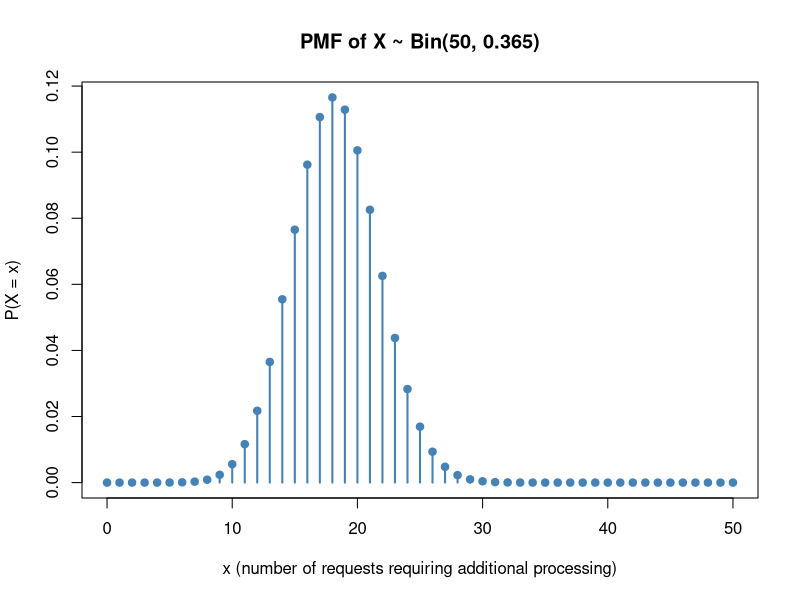
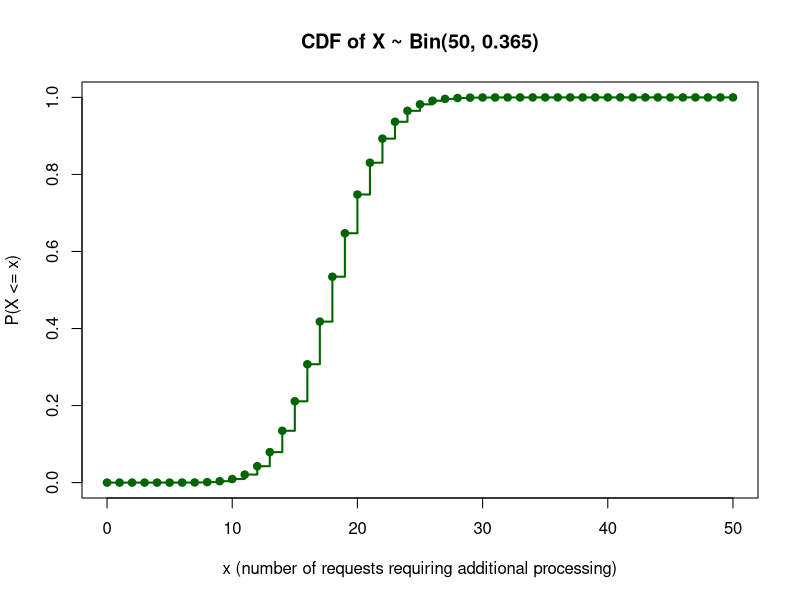
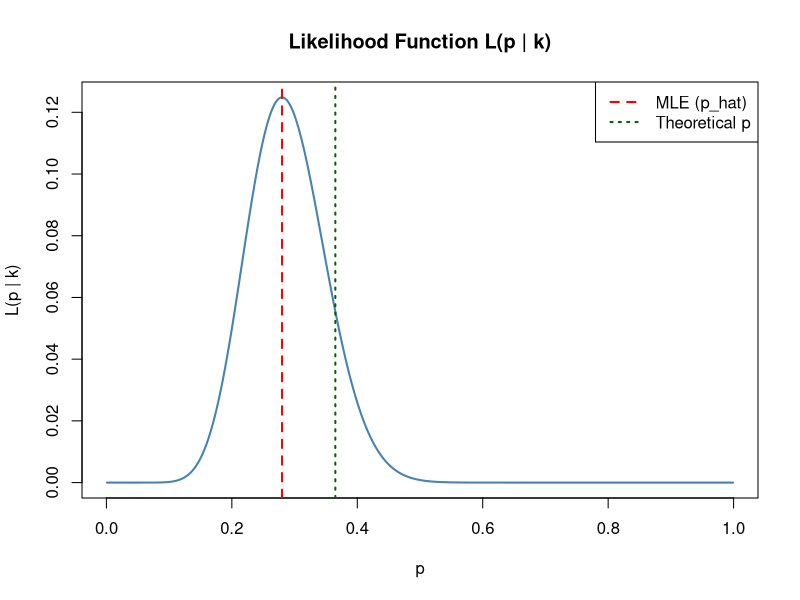

Source code (R) for these figures, in order:
# =========================
# First Question
# =========================

# 0. Defining the group's probability
# students numbers
alexandre_sn <- 578345
bruno_sn <- 578342
danny_sn <- 579763
saulo_sn <- 579493

# highest student number
M <- max(c(alexandre_sn, bruno_sn, danny_sn, saulo_sn)) # 579763

# defining group's p and n
p <- 0.05 + (M %% 100)/200     # 0.365
n <- 50

# 1. Defining PMF
# support of X
support <- 0:n

# PMF of X (dbinom computes P(X = x) for a binomial distribution)
pmf <- dbinom(support, size = n, prob = p)

# sanity check: the PMF must sum to 1 over the whole support
sum_pmf <- sum(pmf)

# 2. Plotting the PMF and the CDF of X

# CDF of X (pbinom computes P(X <= x) for a binomial distribution)
cdf <- pbinom(support, size = n, prob = p)

# PMF: vertical lines with a point on top (appropriate for a discrete variable)
plot(support, pmf,
     type = "h",                    # vertical lines
     lwd = 2,
     col = "steelblue",
     main = "PMF of X ~ Bin(50, 0.365)",
     xlab = "x (number of requests requiring additional processing)",
     ylab = "P(X = x)")
points(support, pmf, pch = 19, col = "steelblue")

# CDF: step function (appropriate for a discrete variable)
plot(support, cdf,
     type = "s",                    # steps
     lwd = 2,
     col = "darkgreen",
     ylim = c(0, 1),
     main = "CDF of X ~ Bin(50, 0.365)",
     xlab = "x (number of requests requiring additional processing)",
     ylab = "P(X <= x)")
points(support, cdf, pch = 19, col = "darkgreen")

# 3. Computing the expected value, variance and standard deviation of X
# using the closed formulas of the binomial distribution
ex <- n * p                     # E(X) = n * p
vx <- n * p * (1 - p)           # Var(X) = n * p * (1 - p)
sdx <- sqrt(vx)                 # standard deviation

# checking with the definition (using the PMF)
ex_def <- sum(support * pmf)                    # E(X) = sum of x * P(X = x)
vx_def <- sum((support - ex_def)^2 * pmf)       # Var(X) = sum of (x - E(X))^2 * P(X = x)
sdx_def <- sqrt(vx_def)

# 4. Computing probabilities
# a) P(X >= 20) = 1 - P(X <= 19)
prob_a <- 1 - pbinom(19, size = n, prob = p)

# b) P(30 < X < 43) = P(31 <= X <= 42) = P(X <= 42) - P(X <= 30)
prob_b <- pbinom(42, size = n, prob = p) - pbinom(30, size = n, prob = p)

# c) P(X = 31)
prob_c <- dbinom(31, size = n, prob = p)

# checking with the PMF (sums over the support; remember that support starts at 0, so x is at position x + 1)
prob_a_check <- sum(pmf[support >= 20])
prob_b_check <- sum(pmf[support > 30 & support < 43])
prob_c_check <- pmf[support == 31]

# 5. Maximum likelihood estimation of p

# a) theory

# b) theory

# c) generating a sample of 50 i.i.d. Ber(p) observations
set.seed(M)                                   # define a seed
sample_bern <- rbinom(n, size = 1, prob = p)  # Ber(p) is a Bin(1, p)

# observed number of requests that required additional processing
k <- sum(sample_bern)

# maximum likelihood estimate (result of item b: p_hat = k / n)
p_hat <- k / n

# likelihood and log-likelihood as functions of q (candidate values of p)
lik <- function(q) dbinom(k, size = n, prob = q)
loglik <- function(q) dbinom(k, size = n, prob = q, log = TRUE)

# numerical check: maximizing the log-likelihood should give the same value as k / n
p_hat_num <- optimize(loglik, interval = c(0, 1), maximum = TRUE)$maximum

# plotting the likelihood, with p_hat and the theoretical p marked
p_grid <- seq(0.001, 0.999, length.out = 1000)
plot(p_grid, lik(p_grid),
     type = "l",
     lwd = 2,
     col = "steelblue",
     main = "Likelihood Function L(p | k)",
     xlab = "p",
     ylab = "L(p | k)")
abline(v = p_hat, col = "red", lty = 2, lwd = 2)
abline(v = p, col = "darkgreen", lty = 3, lwd = 2)
legend("topright",
       legend = c("MLE (p_hat)", "Theoretical p"),
       col = c("red", "darkgreen"),
       lty = c(2, 3),
       lwd = 2)

# d) supporting values for the comparison
abs_error <- abs(p_hat - p)                   # absolute difference between p_hat and p
se_theoretical <- sqrt(p * (1 - p) / n)       # standard error of p_hat: sqrt(p(1-p)/n)

# effect of the sample size (using the same p; each size generates a new sample)
sizes <- c(10, 50, 500, 5000, 50000)
p_hat_sizes <- sapply(sizes, function(m) mean(rbinom(m, size = 1, prob = p)))
se_sizes <- sqrt(p * (1 - p) / sizes)

# 6. Presenting our results
cat("=========================First Question=========================\n")
cat("0. Students Numbers of Group:\n")
cat("   Alexandre Grangeiro:", alexandre_sn, "\n")
cat("   Bruno Lage:", bruno_sn, "\n")
cat("   Danny Secundino:", danny_sn, "\n")
cat("   Saulo Gomes:", saulo_sn, "\n")
cat("   [Highest student number: M =", M, "]\n")
cat("   --> Group's probability: p =", p, "\n")
cat("   --> Group's (all groups use the same value) n: n =", n, "\n")
cat("\n")

cat("1. The probability distribution of X is a BINOMIAL distribution [justified on report].\n")
cat("In other words, X ~ Bin(n, p)\n")
cat("   --> Parameters: n = ", n, " p = ", p, "\n")
cat("   --> PMF: P(X = x) = C(n, x) * p^x * (1 - p)^(n - x)\n")
cat("   --> Support: x in {0, 1, ..., n}, that is, x = 0, 1, 2, ..., ", n, "\n")
cat("   --> Sum of the PMF over the support (should be 1): ", sum_pmf, "\n")
cat("\n")

cat("2. Plotting the PMF and the CDF of X:\n")
cat("   --> PMF: plotted as vertical lines (discrete variable).\n")
cat("   --> CDF: plotted as a step function (discrete variable).\n")
cat("   Both are at the generated pdf Rplots.pdf\n")
cat("\n")

cat("3. Expected value, variance and standard deviation of X:\n")
cat("a) Using the closed formulas of the binomial distribution:\n")
cat("   E(X) = n * p =", ex, "\n")
cat("   Var(X) = n * p * (1 - p) =", vx, "\n")
cat("   Standard deviation =", sdx, "\n")
cat("b) Checking with the definition (sums over the support):\n")
cat("   E(X) =", ex_def, "\n")
cat("   Var(X) =", vx_def, "\n")
cat("   Standard deviation =", sdx_def, "\n")
cat("\n")

cat("4. Computing probabilities:\n")
cat("a) P(X >= 20) = 1 - P(X <= 19) =", prob_a, "\n")
cat("b) P(30 < X < 43) = P(31 <= X <= 42) = P(X <= 42) - P(X <= 30) =", prob_b, "\n")
cat("c) P(X = 31) =", prob_c, "\n")
cat("[Same probabilities found by summing the PMF: a) ", prob_a_check, " b) ", prob_b_check, " c) ", prob_c_check, "]\n")
cat("\n")

cat("5. Maximum likelihood estimation of p:\n")
cat("a) Likelihood function: L(p | k) = C(n, k) * p^k * (1 - p)^(n - k) [derived on report].\n")
cat("b) Log-likelihood and MLE:\n")
cat("   Log-likelihood: l(p) = ln L(p | k) = ln C(n, k) + k * ln(p) + (n - k) * ln(1 - p)\n")
cat("   Derivative: l'(p) = k / p - (n - k) / (1 - p) = 0\n")
cat("   MLE: p_hat = k / n [full derivation on report].\n")
cat("c) Sample of", n, "i.i.d. Bernoulli observations with theoretical p =", p, ":\n")
cat("   Observed number of requests with additional processing: k =", k, "\n")
cat("   Maximum likelihood estimate: p_hat = k / n =", p_hat, "\n")
cat("   [Numerical check by optimizing the log-likelihood:", p_hat_num, "]\n")
cat("   (The plot of the likelihood is at the generated pdf Rplots.pdf)\n")
cat("d) Comparison with the theoretical probability:\n")
cat("   Theoretical p =", p, "\n")
cat("   Estimate p_hat =", p_hat, "\n")
cat("   Absolute difference =", abs_error, "\n")
cat("   Standard error of p_hat (for n = 50) =", se_theoretical, "\n")
cat("   Effect of the sample size:\n")
cat("       n:", sizes, "\n")
cat("       p_hat:", p_hat_sizes, "\n")
cat("       Standard error:", se_sizes, "\n")
cat("   The explanation is on the report.\n")
cat("\n")

cat("\n\n")

# =========================
# Second Question
# =========================


# X. Presenting our results
cat("=========================Second Question=========================\n")
